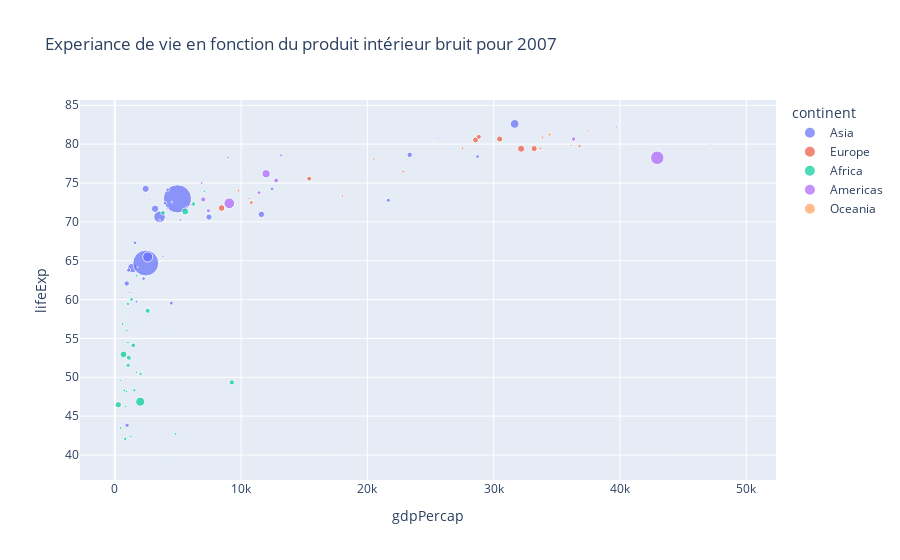

The cell this chart's notebook holds for it:
### Code cell
# Representation d'une quatrième variable dans le nuge de points
px.scatter(gapminder2007, x = "gdpPercap", y = "lifeExp", 
color = "continent", size = "pop", hover_name = "country",
                title = "Experiance de vie en fonction du produit intérieur bruit pour 2007")

### Figure 1 — Plotly figure (JSON) as saved in the notebook; plotly's stock layout.template omitted (floating-point values rounded to 4 significant figures)
{"data": [{"hovertemplate": "<b>%{hovertext}</b><br><br>continent=Asia<br>gdpPercap=%{x}<br>lifeExp=%{y}<br>pop=%{marker.size}<extra></extra>", "hovertext": ["Afghanistan", "Bahrain", "Bangladesh", "Cambodia", "China", "Hong Kong, China", "India", "Indonesia", "Iran", "Iraq", "Israel", "Japan", "Jordan", "Korea, Dem. Rep.", "Korea, Rep.", "Kuwait", "Lebanon", "Malaysia", "Mongolia", "Myanmar", "Nepal", "Oman", "Pakistan", "Philippines", "Saudi Arabia", "Singapore", "Sri Lanka", "Syria", "Taiwan", "Thailand", "Vietnam", "West Bank and Gaza", "Yemen, Rep."], "legendgroup": "Asia", "marker": {"color": "#636efa", "size": [31889923, 708573, 150448339, 14131858, 1318683096, 6980412, 1110396331, 223547000, 69453570, 27499638, 6426679, 127467972, 6053193, 23301725, 49044790, 2505559, 3921278, 24821286, 2874127, 47761980, 28901790, 3204897, 169270617, 91077287, 27601038, 4553009, 20378239, 19314747, 23174294, 65068149, 85262356, 4018332, 22211743], "sizemode": "area", "sizeref": 3297000.0, "symbol": "circle"}, "mode": "markers", "name": "Asia", "orientation": "v", "showlegend": true, "type": "scatter", "x": [974.6, 29800.0, 1391.0, 1714.0, 4959.0, 39720.0, 2452.0, 3541.0, 11610.0, 4471.0, 25520.0, 31660.0, 4519.0, 1593.0, 23350.0, 47310.0, 10460.0, 12450.0, 3096.0, 944, 1091.0, 22320.0, 2606.0, 3190.0, 21650.0, 47140.0, 3970.0, 4185.0, 28720.0, 7458.0, 2442.0, 3025.0, 2281.0], "xaxis": "x", "y": [43.83, 75.64, 64.06, 59.72, 72.96, 82.21, 64.7, 70.65, 70.96, 59.55, 80.75, 82.6, 72.53, 67.3, 78.62, 77.59, 71.99, 74.24, 66.8, 62.07, 63.78, 75.64, 65.48, 71.69, 72.78, 79.97, 72.4, 74.14, 78.4, 70.62, 74.25, 73.42, 62.7], "yaxis": "y"}, {"hovertemplate": "<b>%{hovertext}</b><br><br>continent=Europe<br>gdpPercap=%{x}<br>lifeExp=%{y}<br>pop=%{marker.size}<extra></extra>", "hovertext": ["Albania", "Austria", "Belgium", "Bosnia and Herzegovina", "Bulgaria", "Croatia", "Czech Republic", "Denmark", "Finland", "France", "Germany", "Greece", "Hungary", "Iceland", "Ireland", "Italy", "Montenegro", "Netherlands", "Norway", "Poland", "Portugal", "Romania", "Serbia", "Slovak Republic", "Slovenia", "Spain", "Sweden", "Switzerland", "Turkey", "United Kingdom"], "legendgroup": "Europe", "marker": {"color": "#EF553B", "size": [3600523, 8199783, 10392226, 4552198, 7322858, 4493312, 10228744, 5468120, 5238460, 61083916, 82400996, 10706290, 9956108, 301931, 4109086, 58147733, 684736, 16570613, 4627926, 38518241, 10642836, 22276056, 10150265, 5447502, 2009245, 40448191, 9031088, 7554661, 71158647, 60776238], "sizemode": "area", "sizeref": 3297000.0, "symbol": "circle"}, "mode": "markers", "name": "Europe", "orientation": "v", "showlegend": true, "type": "scatter", "x": [5937.0, 36130.0, 33690.0, 7446.0, 10680.0, 14620.0, 22830.0, 35280.0, 33210.0, 30470.0, 32170.0, 27540.0, 18010.0, 36180.0, 40680.0, 28570.0, 9254.0, 36800.0, 49360.0, 15390.0, 20510.0, 10810.0, 9787.0, 18680.0, 25770.0, 28820.0, 33860.0, 37510.0, 8458.0, 33200.0], "xaxis": "x", "y": [76.42, 79.83, 79.44, 74.85, 73.0, 75.75, 76.49, 78.33, 79.31, 80.66, 79.41, 79.48, 73.34, 81.76, 78.89, 80.55, 74.54, 79.76, 80.2, 75.56, 78.1, 72.48, 74.0, 74.66, 77.93, 80.94, 80.88, 81.7, 71.78, 79.42], "yaxis": "y"}, {"hovertemplate": "<b>%{hovertext}</b><br><br>continent=Africa<br>gdpPercap=%{x}<br>lifeExp=%{y}<br>pop=%{marker.size}<extra></extra>", "hovertext": ["Algeria", "Angola", "Benin", "Botswana", "Burkina Faso", "Burundi", "Cameroon", "Central African Republic", "Chad", "Comoros", "Congo, Dem. Rep.", "Congo, Rep.", "Cote d'Ivoire", "Djibouti", "Egypt", "Equatorial Guinea", "Eritrea", "Ethiopia", "Gabon", "Gambia", "Ghana", "Guinea", "Guinea-Bissau", "Kenya", "Lesotho", "Liberia", "Libya", "Madagascar", "Malawi", "Mali", "Mauritania", "Mauritius", "Morocco", "Mozambique", "Namibia", "Niger", "Nigeria", "Reunion", "Rwanda", "Sao Tome and Principe", "Senegal", "Sierra Leone", "Somalia", "South Africa", "Sudan", "Swaziland", "Tanzania", "Togo", "Tunisia", "Uganda", "Zambia", "Zimbabwe"], "legendgroup": "Africa", "marker": {"color": "#00cc96", "size": [33333216, 12420476, 8078314, 1639131, 14326203, 8390505, 17696293, 4369038, 10238807, 710960, 64606759, 3800610, 18013409, 496374, 80264543, 551201, 4906585, 76511887, 1454867, 1688359, 22873338, 9947814, 1472041, 35610177, 2012649, 3193942, 6036914, 19167654, 13327079, 12031795, 3270065, 1250882, 33757175, 19951656, 2055080, 12894865, 135031164, 798094, 8860588, 199579, 12267493, 6144562, 9118773, 43997828, 42292929, 1133066, 38139640, 5701579, 10276158, 29170398, 11746035, 12311143], "sizemode": "area", "sizeref": 3297000.0, "symbol": "circle"}, "mode": "markers", "name": "Africa", "orientation": "v", "showlegend": true, "type": "scatter", "x": [6223.0, 4797.0, 1441.0, 12570.0, 1217.0, 430.1, 2042.0, 706.0, 1704.0, 986.1, 277.6, 3633.0, 1545.0, 2082.0, 5581.0, 12150.0, 641.4, 690.8, 13210.0, 752.7, 1328.0, 942.7, 579.2, 1463.0, 1569.0, 414.5, 12060.0, 1045.0, 759.3, 1043.0, 1803.0, 10960.0, 3820.0, 823.7, 4811.0, 619.7, 2014.0, 7670.0, 863.1, 1598.0, 1712.0, 862.5, 926.1, 9270.0, 2602.0, 4513.0, 1107.0, 883.0, 7093.0, 1056.0, 1271.0, 469.7], "xaxis": "x", "y": [72.3, 42.73, 56.73, 50.73, 52.3, 49.58, 50.43, 44.74, 50.65, 65.15, 46.46, 55.32, 48.33, 54.79, 71.34, 51.58, 58.04, 52.95, 56.73, 59.45, 60.02, 56.01, 46.39, 54.11, 42.59, 45.68, 73.95, 59.44, 48.3, 54.47, 64.16, 72.8, 71.16, 42.08, 52.91, 56.87, 46.86, 76.44, 46.24, 65.53, 63.06, 42.57, 48.16, 49.34, 58.56, 39.61, 52.52, 58.42, 73.92, 51.54, 42.38, 43.49], "yaxis": "y"}, {"hovertemplate": "<b>%{hovertext}</b><br><br>continent=Americas<br>gdpPercap=%{x}<br>lifeExp=%{y}<br>pop=%{marker.size}<extra></extra>", "hovertext": ["Argentina", "Bolivia", "Brazil", "Canada", "Chile", "Colombia", "Costa Rica", "Cuba", "Dominican Republic", "Ecuador", "El Salvador", "Guatemala", "Haiti", "Honduras", "Jamaica", "Mexico", "Nicaragua", "Panama", "Paraguay", "Peru", "Puerto Rico", "Trinidad and Tobago", "United States", "Uruguay", "Venezuela"], "legendgroup": "Americas", "marker": {"color": "#ab63fa", "size": [40301927, 9119152, 190010647, 33390141, 16284741, 44227550, 4133884, 11416987, 9319622, 13755680, 6939688, 12572928, 8502814, 7483763, 2780132, 108700891, 5675356, 3242173, 6667147, 28674757, 3942491, 1056608, 301139947, 3447496, 26084662], "sizemode": "area", "sizeref": 3297000.0, "symbol": "circle"}, "mode": "markers", "name": "Americas", "orientation": "v", "showlegend": true, "type": "scatter", "x": [12780.0, 3822.0, 9066.0, 36320.0, 13170.0, 7007.0, 9645.0, 8948.0, 6025.0, 6873.0, 5728.0, 5186.0, 1202.0, 3548.0, 7321.0, 11980.0, 2749.0, 9809.0, 4173.0, 7409.0, 19330.0, 18010.0, 42950.0, 10610.0, 11420.0], "xaxis": "x", "y": [75.32, 65.55, 72.39, 80.65, 78.55, 72.89, 78.78, 78.27, 72.23, 74.99, 71.88, 70.26, 60.92, 70.2, 72.57, 76.19, 72.9, 75.54, 71.75, 71.42, 78.75, 69.82, 78.24, 76.38, 73.75], "yaxis": "y"}, {"hovertemplate": "<b>%{hovertext}</b><br><br>continent=Oceania<br>gdpPercap=%{x}<br>lifeExp=%{y}<br>pop=%{marker.size}<extra></extra>", "hovertext": ["Australia", "New Zealand"], "legendgroup": "Oceania", "marker": {"color": "#FFA15A", "size": [20434176, 4115771], "sizemode": "area", "sizeref": 3297000.0, "symbol": "circle"}, "mode": "markers", "name": "Oceania", "orientation": "v", "showlegend": true, "type": "scatter", "x": [34440.0, 25190.0], "xaxis": "x", "y": [81.23, 80.2], "yaxis": "y"}], "layout": {"legend": {"itemsizing": "constant", "title": {"text": "continent"}, "tracegroupgap": 0}, "title": {"text": "Experiance de vie en fonction du produit intérieur bruit pour 2007"}, "xaxis": {"anchor": "y", "domain": [0, 1], "title": {"text": "gdpPercap"}}, "yaxis": {"anchor": "x", "domain": [0, 1], "title": {"text": "lifeExp"}}}}
